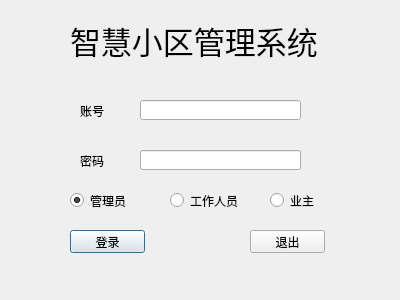
<?xml version="1.0" encoding="UTF-8"?>
<ui version="4.0">
 <class>LoginDialog</class>
 <widget class="QDialog" name="LoginDialog">
  <property name="geometry">
   <rect>
    <x>0</x>
    <y>0</y>
    <width>400</width>
    <height>300</height>
   </rect>
  </property>
  <property name="windowTitle">
   <string>Dialog</string>
  </property>
  <widget class="QLabel" name="label_1">
   <property name="geometry">
    <rect>
     <x>70</x>
     <y>10</y>
     <width>301</width>
     <height>61</height>
    </rect>
   </property>
   <property name="font">
    <font>
     <pointsize>23</pointsize>
    </font>
   </property>
   <property name="text">
    <string>智慧小区管理系统</string>
   </property>
  </widget>
  <widget class="QLabel" name="label_2">
   <property name="geometry">
    <rect>
     <x>80</x>
     <y>100</y>
     <width>54</width>
     <height>21</height>
    </rect>
   </property>
   <property name="text">
    <string>账号</string>
   </property>
  </widget>
  <widget class="QLabel" name="label_3">
   <property name="geometry">
    <rect>
     <x>80</x>
     <y>150</y>
     <width>54</width>
     <height>21</height>
    </rect>
   </property>
   <property name="text">
    <string>密码</string>
   </property>
  </widget>
  <widget class="QLineEdit" name="acntLineEdit">
   <property name="geometry">
    <rect>
     <x>140</x>
     <y>100</y>
     <width>161</width>
     <height>20</height>
    </rect>
   </property>
  </widget>
  <widget class="QLineEdit" name="pwdLineEdit">
   <property name="geometry">
    <rect>
     <x>140</x>
     <y>150</y>
     <width>161</width>
     <height>20</height>
    </rect>
   </property>
   <property name="text">
    <string/>
   </property>
   <property name="echoMode">
    <enum>QLineEdit::Password</enum>
   </property>
  </widget>
  <widget class="QPushButton" name="loginBtn">
   <property name="geometry">
    <rect>
     <x>70</x>
     <y>230</y>
     <width>75</width>
     <height>23</height>
    </rect>
   </property>
   <property name="text">
    <string>登录</string>
   </property>
  </widget>
  <widget class="QPushButton" name="quitBtn">
   <property name="geometry">
    <rect>
     <x>250</x>
     <y>230</y>
     <width>75</width>
     <height>23</height>
    </rect>
   </property>
   <property name="text">
    <string>退出</string>
   </property>
  </widget>
  <widget class="QRadioButton" name="adminRadioBtn">
   <property name="geometry">
    <rect>
     <x>70</x>
     <y>190</y>
     <width>89</width>
     <height>21</height>
    </rect>
   </property>
   <property name="text">
    <string>管理员</string>
   </property>
   <property name="checked">
    <bool>true</bool>
   </property>
  </widget>
  <widget class="QRadioButton" name="staffRadioBtn">
   <property name="geometry">
    <rect>
     <x>170</x>
     <y>190</y>
     <width>89</width>
     <height>21</height>
    </rect>
   </property>
   <property name="text">
    <string>工作人员</string>
   </property>
  </widget>
  <widget class="QRadioButton" name="ownerRadioBtn">
   <property name="geometry">
    <rect>
     <x>270</x>
     <y>190</y>
     <width>89</width>
     <height>21</height>
    </rect>
   </property>
   <property name="text">
    <string>业主</string>
   </property>
  </widget>
 </widget>
 <resources/>
 <connections/>
</ui>
